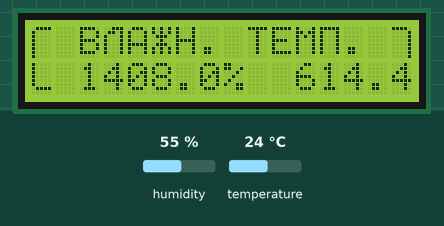
Recording of a sketch running on a simulated Arduino Uno, built with avr-gcc and run on an emulated ATmega328P. Parts: 16×2 character LCD. Wiring (inferred from the names in the program): DHT11 sensor: data pin 6. The inputs (shaded band) are chosen by the test bench; at power-on: humidity 55 %, temperature 24 °C.

Above: at 5.4 s.
5.5 s: humidity set to 41 %
At 7.6 s:
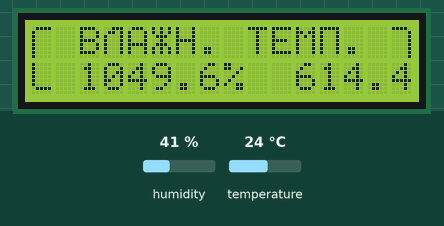
8.1 s: humidity set to 38 %
At 9.4 s:
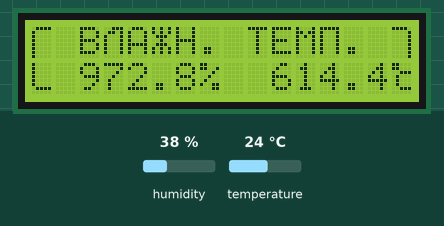
10.7 s: temperature set to 0 °C
At 13.0 s:
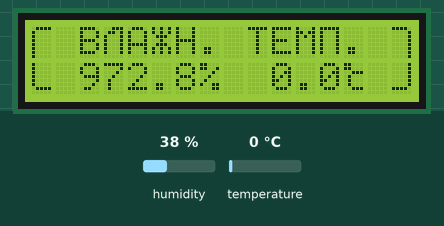
13.8 s: temperature set to 12 °C
At 14.8 s:
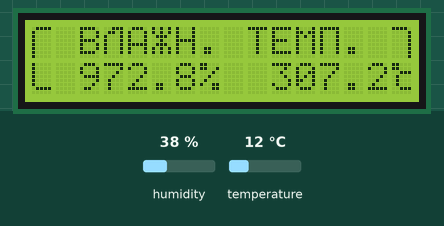
Timing chart, 0 to 16.8 s (numbered marks = the images above; inputs shaded):
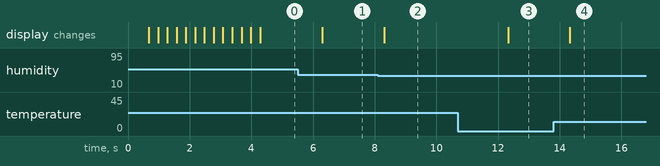

Measured:
- the behaviour switches between 40 and 39 % on humidity (found by bisection; images 1 and 2)
- after the input at 5.5 s, the display: changes after 0.80 s (image 1)
- after the input at 8.1 s, the display: changes after 0.21 s (image 2)
- after the input at 10.7 s, the display: changes after 1.6 s (image 3)
- after the input at 13.8 s, the display: changes after 0.53 s (image 4)

The sketch:

dht_restore_LCD.ino
```cpp
#include <LiquidCrystal.h>
#include "dht.h"

dht DHT;

#define DHT22_PIN 6
//#define SERIAL_ON 1

   // initialize the library with the numbers of the interface pins
  LiquidCrystal lcd(12, 11, 5, 4, 3, 2);
  byte degree[8] = {
    0b11000,
    0b11000,
    0b00111,
    0b01000,
    0b01000,
    0b01000,
    0b00111,
    0b00000
  };
  byte cyr_l[8] = {
    0b00111,
    0b01101,
    0b10001,
    0b10001,
    0b10001,
    0b10001,
    0b10001,
    0b00000
  };
   byte cyr_z[8] = {
    0b10101,
    0b10101,
    0b01110,
    0b00100,
    0b01110,
    0b10101,
    0b10101,
    0b00000
  };
   byte cyr_p[8] = {
    0b11111,
    0b10001,
    0b10001,
    0b10001,
    0b10001,
    0b10001,
    0b10001,
    0b00000
  };

  byte bigs_upL[8] = {
    0b01111,
    0b10000,
    0b10000,
    0b10000,
    0b10000,
    0b10000,
    0b10000,
    0b10000
  };

 byte bigs_doL[8] = {
    0b10000,
    0b10000,
    0b10000,
    0b10000,
    0b10000,
    0b10000,
    0b01111,
    0b00000
  };

   byte bigs_upR[8] = {
    0b11110,
    0b00001,
    0b00001,
    0b00001,
    0b00001,
    0b00001,
    0b00001,
    0b00001
  };

 byte bigs_doR[8] = {
    0b00001,
    0b00001,
    0b00001,
    0b00001,
    0b00001,
    0b00001,
    0b11110,
    0b00000
  };

void setup() {
   // set up the LCD's number of columns and rows:
  lcd.begin(16, 2);
  // Print a message to the LCD.

 // create a new character
  lcd.createChar(0, degree);
  lcd.createChar(1, cyr_l);
  lcd.createChar(2, cyr_z);
  lcd.createChar(3, cyr_p);

  lcd.createChar(4, bigs_upL);
  lcd.createChar(5, bigs_doL);
  lcd.createChar(6, bigs_upR);
  lcd.createChar(7, bigs_doR);


  lcd.setCursor(0, 0);
  lcd.write((byte)4);
  lcd.setCursor(0, 1);
  lcd.write((byte)5);
  lcd.setCursor(15, 0);
  lcd.write((byte)6);
  lcd.setCursor(15, 1);
  lcd.write((byte)7);


  for (int i=14;i >0; i--){
    printHeader(i,14);
  }


    #ifdef SERIAL_ON
      Serial.begin(115200);
      Serial.println("DHT TEST PROGRAM ");
      Serial.print("LIBRARY VERSION: ");
      Serial.println(DHT_LIB_VERSION);
      Serial.println();
      Serial.println("Type,\tstatus,\tHumidity (%),\tTemperature (C)\tTime (us)");
    #endif

}


char* header= " B\1A\2H. TEM\3. ";
int headerLen =14;
void printHeader(int startPos,int  endPos){
  lcd.setCursor(startPos, 0);
  for (int i=0 ; i<endPos-startPos ;i++){
    lcd.write(header[i]);
    }
  delay(300);
}


void loop() {

      // READ DATA
    #ifdef SERIAL_ON
      Serial.print("DHT22, \t");
    #endif
    uint32_t start = micros();
    int chk = DHT.read22(DHT22_PIN);
    uint32_t stop = micros();

    printLCD(chk);

    #ifdef SERIAL_ON
      printSerial(chk,start,stop);
    #endif

    delay(2000);


}


void printLCD(int chk){


   lcd.setCursor(0, 1);
   switch (chk)
    {
    case DHTLIB_OK:
        lcd.write((byte)5);
        lcd.print(" ");
        lcd.print(DHT.humidity,1);lcd.print("%  ");
        lcd.print(DHT.temperature,1);
        lcd.write((byte)0);
        lcd.print(" ");
        lcd.write((byte)7);
        break;
    case DHTLIB_ERROR_CHECKSUM:
        lcd.print("Checksum error.");
        break;
    case DHTLIB_ERROR_TIMEOUT:
        lcd.print("Time out error.");
        break;
    default:
        lcd.print("Unknown error.");
        break;
    }
}


#ifdef SERIAL_ON
void printSerial(int chk,uint32_t start,uint32_t stop){

   switch (chk)
    {
    case DHTLIB_OK:
        Serial.print("OK,\t");
        break;
    case DHTLIB_ERROR_CHECKSUM:
        Serial.print("Checksum error,\t");
        break;
    case DHTLIB_ERROR_TIMEOUT:
        Serial.print("Time out error,\t");
        break;
    default:
        Serial.print("Unknown error,\t");
        break;
    }

      // DISPLAY DATA
      Serial.print(DHT.humidity, 1);
      Serial.print(",\t");
      Serial.print(DHT.temperature, 1);
      Serial.print(",\t");
      Serial.print(stop - start);
      Serial.println();
}
#endif
```

dht.cpp
```cpp
//
//    FILE: dht.cpp
//  AUTHOR: Rob Tillaart
// VERSION: 0.1.14
// PURPOSE: DHT Temperature & Humidity Sensor library for Arduino
//     URL: http://arduino.cc/playground/Main/DHTLib
//
// HISTORY:
// 0.1.14 replace digital read with faster (~3x) code => more robust low MHz machines.
// 0.1.13 fix negative temperature
// 0.1.12 support DHT33 and DHT44 initial version
// 0.1.11 renamed DHTLIB_TIMEOUT
// 0.1.10 optimized faster WAKEUP + TIMEOUT
// 0.1.09 optimize size: timeout check + use of mask
// 0.1.08 added formula for timeout based upon clockspeed
// 0.1.07 added support for DHT21
// 0.1.06 minimize footprint (2012-12-27)
// 0.1.05 fixed negative temperature bug (thanks to Roseman)
// 0.1.04 improved readability of code using DHTLIB_OK in code
// 0.1.03 added error values for temp and humidity when read failed
// 0.1.02 added error codes
// 0.1.01 added support for Arduino 1.0, fixed typos (31/12/2011)
// 0.1.00 by Rob Tillaart (01/04/2011)
//
// inspired by DHT11 library
//
// Released to the public domain
//

#include "dht.h"

/////////////////////////////////////////////////////
//
// PUBLIC
//

// return values:
// DHTLIB_OK
// DHTLIB_ERROR_CHECKSUM
// DHTLIB_ERROR_TIMEOUT
int dht::read11(uint8_t pin)
{
    // READ VALUES
    int rv = _readSensor(pin, DHTLIB_DHT11_WAKEUP);
    if (rv != DHTLIB_OK)
    {
        humidity    = DHTLIB_INVALID_VALUE; // invalid value, or is NaN prefered?
        temperature = DHTLIB_INVALID_VALUE; // invalid value
        return rv;
    }

    // CONVERT AND STORE
    humidity    = bits[0];  // bits[1] == 0;
    temperature = bits[2];  // bits[3] == 0;

    // TEST CHECKSUM
    // bits[1] && bits[3] both 0
    uint8_t sum = bits[0] + bits[2];
    if (bits[4] != sum) return DHTLIB_ERROR_CHECKSUM;

    return DHTLIB_OK;
}


// return values:
// DHTLIB_OK
// DHTLIB_ERROR_CHECKSUM
// DHTLIB_ERROR_TIMEOUT
int dht::read(uint8_t pin)
{
    // READ VALUES
    int rv = _readSensor(pin, DHTLIB_DHT_WAKEUP);
    if (rv != DHTLIB_OK)
    {
        humidity    = DHTLIB_INVALID_VALUE;  // invalid value, or is NaN prefered?
        temperature = DHTLIB_INVALID_VALUE;  // invalid value
        return rv; // propagate error value
    }

    // CONVERT AND STORE
    humidity = word(bits[0], bits[1]) * 0.1;
    temperature = word(bits[2] & 0x7F, bits[3]) * 0.1;
    if (bits[2] & 0x80)  // negative temperature
    {
        temperature = -temperature;
    }

    // TEST CHECKSUM
    uint8_t sum = bits[0] + bits[1] + bits[2] + bits[3];
    if (bits[4] != sum)
    {
        return DHTLIB_ERROR_CHECKSUM;
    }
    return DHTLIB_OK;
}

/////////////////////////////////////////////////////
//
// PRIVATE
//

// return values:
// DHTLIB_OK
// DHTLIB_ERROR_TIMEOUT
int dht::_readSensor(uint8_t pin, uint8_t wakeupDelay)
{
    // INIT BUFFERVAR TO RECEIVE DATA
    uint8_t mask = 128;
    uint8_t idx = 0;

    // replace digitalRead() with Direct Port Reads.
    // reduces footprint ~100 bytes => portability issue?
    // direct port read is about 3x faster
	uint8_t bit = digitalPinToBitMask(pin);
	uint8_t port = digitalPinToPort(pin);
    volatile uint8_t *PIR = portInputRegister(port);

    // EMPTY BUFFER
    for (uint8_t i = 0; i < 5; i++) bits[i] = 0;

    // REQUEST SAMPLE
    pinMode(pin, OUTPUT);
    digitalWrite(pin, LOW); // T-be
    delay(wakeupDelay);
    digitalWrite(pin, HIGH);   // T-go
    delayMicroseconds(40);
    pinMode(pin, INPUT);

    // GET ACKNOWLEDGE or TIMEOUT
    uint16_t loopCntLOW = DHTLIB_TIMEOUT;
    while ((*PIR & bit) == LOW )  // T-rel
    {
        if (--loopCntLOW == 0) return DHTLIB_ERROR_TIMEOUT;
    }

    uint16_t loopCntHIGH = DHTLIB_TIMEOUT;
    while ((*PIR & bit) != LOW )  // T-reh
    {
        if (--loopCntHIGH == 0) return DHTLIB_ERROR_TIMEOUT;
    }

    // READ THE OUTPUT - 40 BITS => 5 BYTES
    for (uint8_t i = 40; i != 0; i--)
    {
        loopCntLOW = DHTLIB_TIMEOUT;
        while ((*PIR & bit) == LOW )
        {
            if (--loopCntLOW == 0) return DHTLIB_ERROR_TIMEOUT;
        }

        uint32_t t = micros();

        loopCntHIGH = DHTLIB_TIMEOUT;
        while ((*PIR & bit) != LOW )
        {
            if (--loopCntHIGH == 0) return DHTLIB_ERROR_TIMEOUT;
        }

        if ((micros() - t) > 40)
        {
            bits[idx] |= mask;
        }
        mask >>= 1;
        if (mask == 0)   // next byte?
        {
            mask = 128;
            idx++;
        }
    }
    pinMode(pin, OUTPUT);
    digitalWrite(pin, HIGH);

    return DHTLIB_OK;
}
```

dht.h
```cpp
//
//    FILE: dht.h
//  AUTHOR: Rob Tillaart
// VERSION: 0.1.14
// PURPOSE: DHT Temperature & Humidity Sensor library for Arduino
//     URL: http://arduino.cc/playground/Main/DHTLib
//
// HISTORY:
// see dht.cpp file
//

#ifndef dht_h
#define dht_h

#if ARDUINO < 100
#include <WProgram.h>
#else
#include <Arduino.h>
#endif

#define DHT_LIB_VERSION "0.1.14"

#define DHTLIB_OK                0
#define DHTLIB_ERROR_CHECKSUM   -1
#define DHTLIB_ERROR_TIMEOUT    -2
#define DHTLIB_INVALID_VALUE    -999

#define DHTLIB_DHT11_WAKEUP     18
#define DHTLIB_DHT_WAKEUP       1

// max timeout is 100 usec.
// For a 16 Mhz proc 100 usec is 1600 clock cycles
// loops using DHTLIB_TIMEOUT use at least 4 clock cycli
// so 100 us takes max 400 loops
// so by dividing F_CPU by 40000 we "fail" as fast as possible
#define DHTLIB_TIMEOUT (F_CPU/40000)

class dht
{
public:
    // return values:
    // DHTLIB_OK
    // DHTLIB_ERROR_CHECKSUM
    // DHTLIB_ERROR_TIMEOUT
    int read11(uint8_t pin);
    int read(uint8_t pin);

    inline int read21(uint8_t pin) { return read(pin); };
    inline int read22(uint8_t pin) { return read(pin); };
    inline int read33(uint8_t pin) { return read(pin); };
    inline int read44(uint8_t pin) { return read(pin); };

    double humidity;
    double temperature;

private:
    uint8_t bits[5];  // buffer to receive data
    int _readSensor(uint8_t pin, uint8_t wakeupDelay);
};
#endif
```
